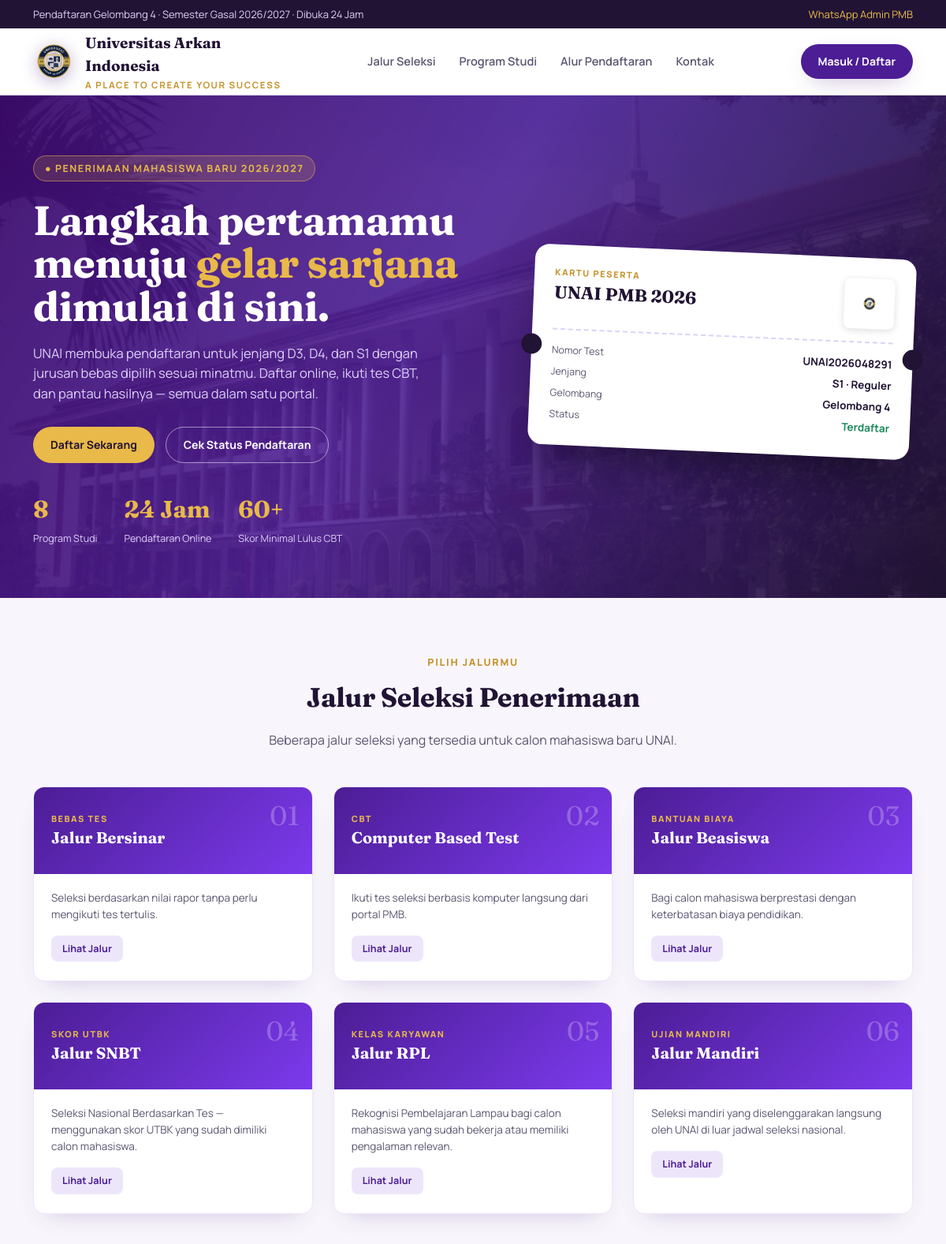
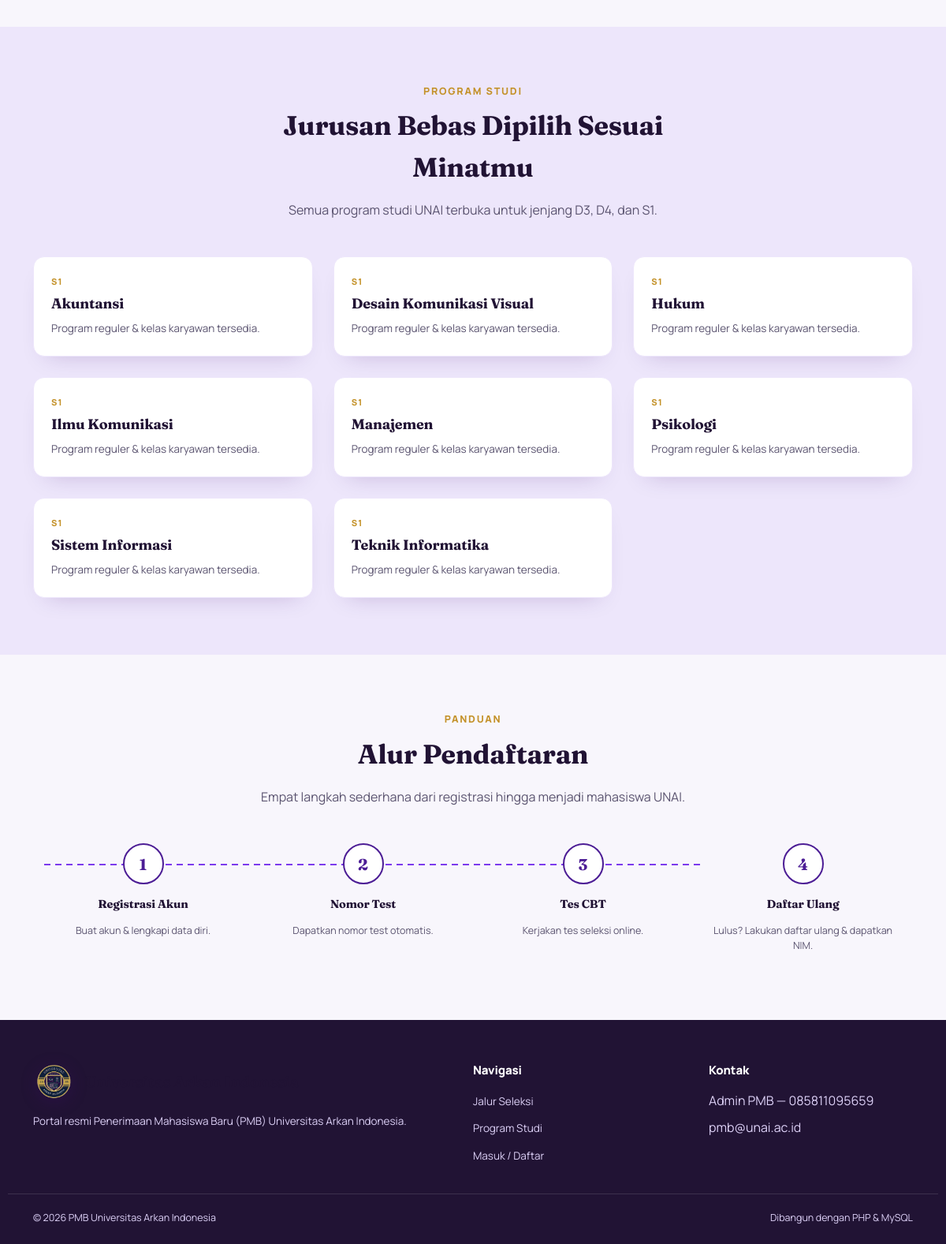
The page / on the database its author committed (2 pictures, top to bottom).
### tables this page shows
CREATE TABLE jurusan (
    id INT AUTO_INCREMENT PRIMARY KEY,
    nama_jurusan VARCHAR(150) NOT NULL,
    jenjang VARCHAR(20) NOT NULL DEFAULT 'S1'
);

### config.php (called while the page is built, shortened)
<?php
function h($str) {
    return htmlspecialchars($str ?? '', ENT_QUOTES, 'UTF-8');
}

### index.php (the view, shortened to what this page needs)
<?php require 'config.php'; ?>
<!DOCTYPE html>
<html lang="id">
<head>
<link rel="stylesheet" href="assets/css/style.css">
</head>
<body>
<div class="topbar">
  <div class="container">
    <span>Pendaftaran Gelombang 4 · Semester Gasal 2026/2027 · Dibuka 24 Jam</span>
    <a href="https://wa.me/6285811095659" target="_blank">WhatsApp Admin PMB</a>
  </div>
</div>
<header class="navbar">
  <div class="container">
    <div class="brand">
      <img src="assets/img/logo-unai.png" alt="Logo UNAI" class="seal">
      <div class="brand-text">
        <div class="name">Universitas Arkan<br>Indonesia</div>
        <div class="tagline">A Place To Create Your Success</div>
      </div>
    </div>
    <nav class="navlinks">
      <a href="#jalur">Jalur Seleksi</a>
      <a href="#jurusan">Program Studi</a>
      <a href="#alur">Alur Pendaftaran</a>
      <a href="#kontak">Kontak</a>
    </nav>
    <a href="login.php" class="btn btn-primary">Masuk / Daftar</a>
  </div>
</header>
<section class="hero">
  <div class="container">
    <div>
      <span class="eyebrow">● Penerimaan Mahasiswa Baru 2026/2027</span>
      <h1>Langkah pertamamu menuju <em>gelar sarjana</em> dimulai di sini.</h1>
      <p class="lead">UNAI membuka pendaftaran untuk jenjang D3, D4, dan S1 dengan jurusan bebas dipilih sesuai minatmu. Daftar online, ikuti tes CBT, dan pantau hasilnya — semua dalam satu portal.</p>
      <div class="cta-row">
        <a href="register.php" class="btn btn-gold">Daftar Sekarang</a>
        <a href="login.php" class="btn btn-outline" style="color:#fff;border-color:rgba(255,255,255,.5)">Cek Status Pendaftaran</a>
      </div>
      <div class="stats">
        <div class="stat"><b>8</b><span>Program Studi</span></div>
        <div class="stat"><b>24 Jam</b><span>Pendaftaran Online</span></div>
        <div class="stat"><b>60+</b><span>Skor Minimal Lulus CBT</span></div>
      </div>
    </div>
    <div class="ticket">
      <div class="head">
        <div>
          <div class="label">Kartu Peserta</div>
          <div class="wave">UNAI PMB 2026</div>
        </div>
        <div class="qr-wrap">
          <div id="ticket-qr"></div>
          <img src="assets/img/logo-unai.png" alt="UNAI" class="qr-logo">
        </div>
      </div>
      <div class="tline"></div>
      <div class="row"><span>Nomor Test</span><b>UNAI2026048291</b></div>
      <div class="row"><span>Jenjang</span><b>S1 · Reguler</b></div>
      <div class="row"><span>Gelombang</span><b>Gelombang 4</b></div>
      <div class="row"><span>Status</span><b style="color:#1B8A5A">Terdaftar</b></div>
    </div>
  </div>
</section>
<section class="section" id="jalur">
  <div class="container">
    <div class="section-head">
      <div class="kicker">Pilih jalurmu</div>
      <h2>Jalur Seleksi Penerimaan</h2>
      <p>Beberapa jalur seleksi yang tersedia untuk calon mahasiswa baru UNAI.</p>
    </div>
    <div class="grid-3">
      <div class="path-card">
        <div class="art"><span class="num">01</span><span class="kicker">Bebas Tes</span><span class="t">Jalur Bersinar</span></div>
        <div class="body"><p>Seleksi berdasarkan nilai rapor tanpa perlu mengikuti tes tertulis.</p><a href="register.php" class="btn btn-ghost btn-sm">Lihat Jalur</a></div>
      </div>
      <div class="path-card">
        <div class="art"><span class="num">02</span><span class="kicker">CBT</span><span class="t">Computer Based Test</span></div>
        <div class="body"><p>Ikuti tes seleksi berbasis komputer langsung dari portal PMB.</p><a href="register.php" class="btn btn-ghost btn-sm">Lihat Jalur</a></div>
      </div>
      <div class="path-card">
        <div class="art"><span class="num">03</span><span class="kicker">Bantuan Biaya</span><span class="t">Jalur Beasiswa</span></div>
        <div class="body"><p>Bagi calon mahasiswa berprestasi dengan keterbatasan biaya pendidikan.</p><a href="register.php" class="btn btn-ghost btn-sm">Lihat Jalur</a></div>
      </div>
      <div class="path-card">
        <div class="art"><span class="num">04</span><span class="kicker">Skor UTBK</span><span class="t">Jalur SNBT</span></div>
        <div class="body"><p>Seleksi Nasional Berdasarkan Tes — menggunakan skor UTBK yang sudah dimiliki calon mahasiswa.</p><a href="register.php" class="btn btn-ghost btn-sm">Lihat Jalur</a></div>
      </div>
      <div class="path-card">
        <div class="art"><span class="num">05</span><span class="kicker">Kelas Karyawan</span><span class="t">Jalur RPL</span></div>
        <div class="body"><p>Rekognisi Pembelajaran Lampau bagi calon mahasiswa yang sudah bekerja atau memiliki pengalaman relevan.</p><a href="register.php" class="btn btn-ghost btn-sm">Lihat Jalur</a></div>
      </div>
      <div class="path-card">
        <div class="art"><span class="num">06</span><span class="kicker">Ujian Mandiri</span><span class="t">Jalur Mandiri</span></div>
        <div class="body"><p>Seleksi mandiri yang diselenggarakan langsung oleh UNAI di luar jadwal seleksi nasional.</p><a href="register.php" class="btn btn-ghost btn-sm">Lihat Jalur</a></div>
      </div>
    </div>
  </div>
</section>
<section class="section tint" id="jurusan">
  <div class="container">
    <div class="section-head">
      <div class="kicker">Program studi</div>
      <h2>Jurusan Bebas Dipilih Sesuai Minatmu</h2>
      <p>Semua program studi UNAI terbuka untuk jenjang D3, D4, dan S1.</p>
    </div>
    <div class="grid-3">
      <?php
      $q = mysqli_query($koneksi, "SELECT nama_jurusan, jenjang FROM jurusan ORDER BY nama_jurusan");
      while ($row = mysqli_fetch_assoc($q)) {
          echo '<div class="path-card"><div class="body" style="padding-top:22px">
                  <div class="kicker" style="color:#C4922A;font-weight:800;font-size:11px;letter-spacing:.1em;text-transform:uppercase">' . h($row['jenjang']) . '</div>
                  <h3 style="font-size:18px;margin-top:6px">' . h($row['nama_jurusan']) . '</h3>
                  <p style="margin-bottom:0">Program reguler &amp; kelas karyawan tersedia.</p>
                </div></div>';
      }
      ?>
    </div>
  </div>
</section>
<section class="section" id="alur">
  <div class="container">
    <div class="section-head">
      <div class="kicker">Panduan</div>
      <h2>Alur Pendaftaran</h2>
      <p>Empat langkah sederhana dari registrasi hingga menjadi mahasiswa UNAI.</p>
    </div>
    <div class="steps">
      <div class="step"><div class="dot">1</div><h4>Registrasi Akun</h4><p>Buat akun & lengkapi data diri.</p></div>
      <div class="step"><div class="dot">2</div><h4>Nomor Test</h4><p>Dapatkan nomor test otomatis.</p></div>
      <div class="step"><div class="dot">3</div><h4>Tes CBT</h4><p>Kerjakan tes seleksi online.</p></div>
      <div class="step"><div class="dot">4</div><h4>Daftar Ulang</h4><p>Lulus? Lakukan daftar ulang & dapatkan NIM.</p></div>
    </div>
  </div>
</section>
<footer class="footer" id="kontak">
  <div class="container">
    <div>
      <div class="brand" style="margin-bottom:14px">
        <img src="assets/img/logo-unai.png" alt="Logo UNAI" class="seal">
        <div class="brand-text"><div class="name">Universitas Arkan Indonesia</div></div>
      </div>
      <p>Portal resmi Penerimaan Mahasiswa Baru (PMB) Universitas Arkan Indonesia.</p>
    </div>
    <div>
      <h4>Navigasi</h4>
      <ul>
        <li><a href="#jalur">Jalur Seleksi</a></li>
        <li><a href="#jurusan">Program Studi</a></li>
        <li><a href="login.php">Masuk / Daftar</a></li>
      </ul>
    </div>
    <div>
      <h4>Kontak</h4>
      <ul>
        <li>Admin PMB — 085811095659</li>
        <li>pmb@unai.ac.id</li>
      </ul>
    </div>
  </div>
  <div class="container bottom">
    <span>© <?= date('Y') ?> PMB Universitas Arkan Indonesia</span>
    <span>Dibangun dengan PHP &amp; MySQL</span>
  </div>
</footer>
</body>
</html>

### rows shown on the page
jurusan: jenjang "S1", nama_jurusan "Akuntansi"
jurusan: jenjang "S1", nama_jurusan "Desain Komunikasi Visual"
jurusan: jenjang "S1", nama_jurusan "Hukum"
jurusan: jenjang "S1", nama_jurusan "Ilmu Komunikasi"
jurusan: jenjang "S1", nama_jurusan "Manajemen"
jurusan: jenjang "S1", nama_jurusan "Psikologi"
jurusan: jenjang "S1", nama_jurusan "Sistem Informasi"
jurusan: jenjang "S1", nama_jurusan "Teknik Informatika"
